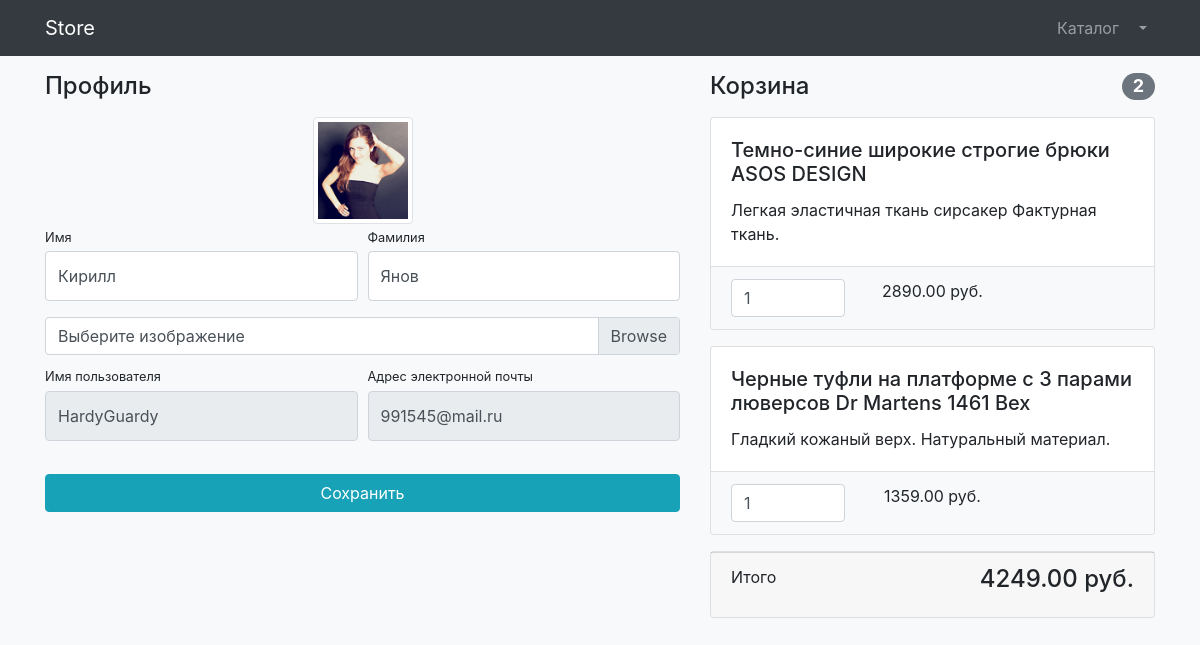
The app's page /profile/ (signed in) with its own data.
### user/models.py (models this page shows)
class User(AbstractUser):
    image = models.ImageField(upload_to='users_images', null=True, blank=True)

### demo/models.py (models this page shows, shortened)
class Basket(models.Model):
    user = models.ForeignKey(to=User, on_delete=models.CASCADE)
    product = models.ForeignKey(to=Product, on_delete=models.CASCADE)
    quantity = models.PositiveIntegerField(default=0)
    created_timestamp = models.DateTimeField(auto_now_add=True)
    def sum(self):
        return self.product.price * self.quantity

class Product(models.Model):
    name = models.CharField(max_length=256)
    description = models.TextField()
    price = models.DecimalField(max_digits=8, decimal_places=2)
    quantity = models.PositiveIntegerField(default=0)
    image = models.ImageField(upload_to='product_images')
    category = models.ForeignKey(to=ProductCategory, on_delete=models.CASCADE)
    class Meta:
        verbose_name = 'Товар'
        verbose_name_plural = 'Товары'

### user/views.py (the view)
# urls.py: path('profile/', profile, name='profile'),
@login_required
def profile(request):
    form = None  # Инициализируем form значением None
    if request.method == 'POST':
        form = UserProfileForm(instance=request.user, data=request.POST, files=request.FILES)
        if form.is_valid():
            form.save()
            return HttpResponseRedirect('/profile')
    else:
        form = UserProfileForm(instance=request.user)
    baskets = Basket.objects.filter(user=request.user)
    total_sum = 0
    total_quantity = 0
    for basket in baskets:
        total_sum = total_sum + basket.sum()
        total_quantity = total_quantity + basket.quantity
    context = {'title': 'Профиль',
               'form': form,
               'baskets': baskets,
               'total_sum': total_sum,
               'total_quantity': total_quantity,
               }
    return render(request, 'user/profile.html', context)

### user/forms.py
class UserProfileForm(UserChangeForm):
    first_name = forms.CharField(widget=forms.TextInput(attrs={'class': 'form-control py-4'}))
    last_name = forms.CharField(widget=forms.TextInput(attrs={'class': 'form-control py-4'}))
    image = forms.ImageField(widget=forms.FileInput(attrs={'class': 'custom-file-input'}))
    username = forms.CharField(widget=forms.TextInput(attrs={'class': 'form-control py-4', 'readonly': True}))
    email = forms.CharField(widget=forms.TextInput(attrs={'class': 'form-control py-4', 'readonly': True}))
    class Meta:
        model = User
        fields = ('first_name', 'last_name', 'image', 'username', 'email')

### user/templates/user/profile.html (shortened to what this page needs)
<!DOCTYPE html>
<html lang="en">
<head>
    <link href="/static/vendor/bootstrap/css/bootstrap.min.css" rel="stylesheet">
    <link href="/static/vendor/css/profile.css" rel="stylesheet">
</head>
<body class="bg-light">
<nav class="navbar navbar-expand-lg navbar-dark bg-dark fixed-top">
    <div class="container">
        <a class="navbar-brand" href="{% url 'index' %}">Store</a>
        <div class="collapse navbar-collapse" id="navbarResponsive">
            <ul class="navbar-nav ml-auto">
                <li class="nav-item">
                    <a class="nav-link" href="{% url 'products' %}">Каталог  </a>
                </li>
                 {% if user.is_authenticated %}
                <li class="nav-item dropdown">
                    <a class="nav-link dropdown-toggle" href="#" id="navbarDropdown" role="button"
                       data-bs-toggle="dropdown" aria-expanded="false">
                    </a>
                </li>
                {% else %}
                <li class="nav-item">
                    <a class="nav-link" href="{% url 'login' %}">Войти <i class="fas fa-sign-in-alt"></i></a>
                </li>
                {% endif %}
                    </ul>
        </div>
    </div>
</nav>
<div class="container">
    <div class="row">
        <div class="col-lg-7">
            <h4 class="mt-3 mb-3">Профиль</h4>
            <div class="col-lg-12 text-center">
                <img width="100" height="100"
                     src="{% if user.image %} {{ user.image.url }} {% endif %}"
                     class="img-thumbnail">
            </div>
            <form action="{% url 'profile' %}" method="post" enctype="multipart/form-data">
                <div class="form-row">
                    <div class="col-lg-6">
                        <div class="form-group">
                            <label class="small mb-1" for="{{ form.first_name.id_for_label }}">Имя</label>
                            {{ form.first_name }}
                        </div>
                    </div>
                    <div class="col-lg-6">
                        <div class="form-group">
                            <label class="small mb-1" for="{{ form.last_name.id_for_label }}">Фамилия</label>
                            {{ form.last_name }}
                        </div>
                    </div>
                </div>
                <div class="form-row mb-2">
                    <div class="col-lg-12">
                        <div class="custom-file">
                            <label class="custom-file-label" for="{{ form.image.id_for_label }}">Выберите изображение</label>
                        </div>
                    </div>
                </div>
                <div class="form-row">
                    <div class="col-lg-6">
                        <label class="small mb-1" for="{{ form.username.id_for_label }}">Имя пользователя</label>
                        {{ form.username }}
                    </div>
                    <div class="col-lg-6">
                        <label class="small mb-1" for="{{ form.email.id_for_label }}">Адрес электронной
                            почты</label>
                        {{ form.email }}
                    </div>
                </div>
                <div class="form-row">
                    <div class="col-lg-12" style="margin-top: 33px;">
                        <input class="btn btn-info btn-block" type="submit" value="Сохранить">
                    </div>
                </div>
            </form>
        </div>
        <div class="col-lg-5">
{% if baskets %}
<h4 class="mt-3 mb-3 d-flex justify-content-between align-items-center mb-3">
Корзина <span class="badge badge-secondary badge-pill">{{ total_quantity }}</span>
</h4>
{% for basket in baskets %}
 <div class="card mb-3">
                <div class="card-body">
                    <h5 class="card-title">{{ basket.product.name }}</h5>
                    <p class="card-text">{{ basket.product.description }}</p>
                </div>
                <ul class="list-group list-group-flush">
                    <li class="list-group-item bg-light">
                        <div class="row text-center">
                            <div class="col-lg-4">
                                <input name="basketID" type="number" class="form-control"
                                       value="{{ basket.quantity }}" min="0">
                            </div>
                            <div class="col-lg-4">{{ basket.sum }} руб.</div>
                            <div class="col-lg-4">
                            </div>
                        </div>
                    </li>
                </ul>
            </div>
{% endfor %}
<div class="card mb-3">
                <div class="card-footer">
                    <p class="float-left">Итого</p>
                    <h4 class="float-right">{{ total_sum }} руб.</h4>
                </div>
            </div>
{% else %}
<h4 class="mt-3 mb-3 text-center">
 Корзина пуста
</h4>
{% endif %}
        </div>
    </div>
</div>
</body>
</html>

### records on screen
User: image (picture), first_name "Кирилл", last_name "Янов", username "HardyGuardy", email "991545@mail.ru"
Basket: product.name "Темно-синие широкие строгие брюки ASOS DESIGN", product.description "Легкая эластичная ткань сирсакер Фактурная ткань.", basketID "1", sum "2890.00"
Basket: product.name "Черные туфли на платформе с 3 парами люверсов Dr Martens 1461 Bex", product.description "Гладкий кожаный верх. Натуральный материал.", basketID "1", sum "1359.00"

### other values on screen
{{ total_quantity }} "2"
{{ total_sum }} "4249.00"
